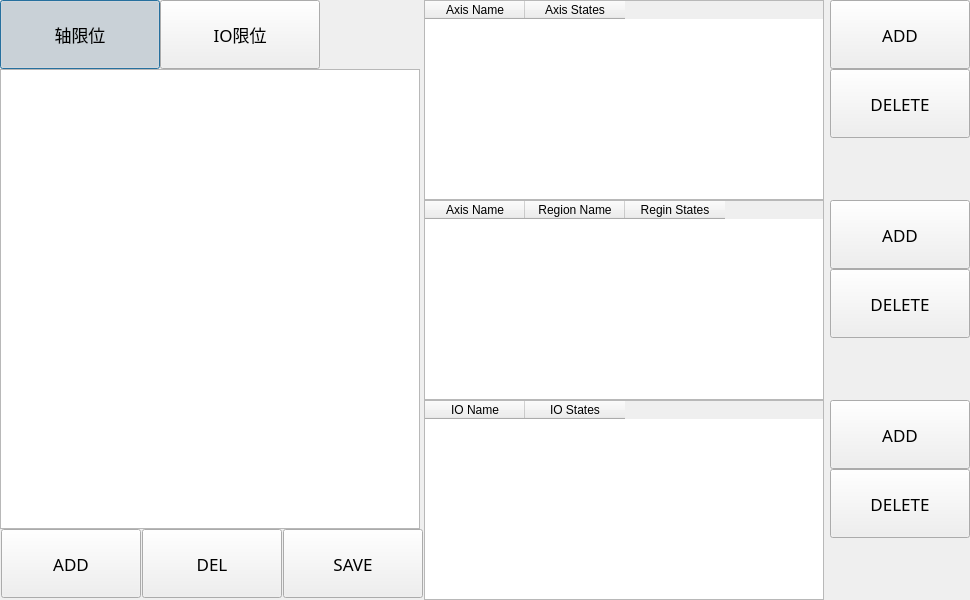
<?xml version="1.0" encoding="UTF-8"?>
<ui version="4.0">
 <class>limit_setting_viewClass</class>
 <widget class="QDialog" name="limit_setting_viewClass">
  <property name="geometry">
   <rect>
    <x>0</x>
    <y>0</y>
    <width>970</width>
    <height>600</height>
   </rect>
  </property>
  <property name="minimumSize">
   <size>
    <width>970</width>
    <height>600</height>
   </size>
  </property>
  <property name="maximumSize">
   <size>
    <width>976</width>
    <height>608</height>
   </size>
  </property>
  <property name="windowTitle">
   <string>probe_motion_limit_condition_view</string>
  </property>
  <layout class="QHBoxLayout" name="horizontalLayout_3">
   <property name="spacing">
    <number>0</number>
   </property>
   <property name="leftMargin">
    <number>0</number>
   </property>
   <property name="topMargin">
    <number>0</number>
   </property>
   <property name="rightMargin">
    <number>0</number>
   </property>
   <property name="bottomMargin">
    <number>0</number>
   </property>
   <item>
    <layout class="QVBoxLayout" name="verticalLayout">
     <property name="spacing">
      <number>0</number>
     </property>
     <item>
      <layout class="QHBoxLayout" name="horizontalLayout">
       <property name="spacing">
        <number>0</number>
       </property>
       <item>
        <widget class="QPushButton" name="button__axis_limit">
         <property name="sizePolicy">
          <sizepolicy hsizetype="Expanding" vsizetype="Fixed">
           <horstretch>0</horstretch>
           <verstretch>0</verstretch>
          </sizepolicy>
         </property>
         <property name="minimumSize">
          <size>
           <width>160</width>
           <height>69</height>
          </size>
         </property>
         <property name="maximumSize">
          <size>
           <width>160</width>
           <height>69</height>
          </size>
         </property>
         <property name="font">
          <font>
           <family>微软雅黑</family>
           <pointsize>13</pointsize>
          </font>
         </property>
         <property name="text">
          <string>轴限位</string>
         </property>
         <property name="checkable">
          <bool>true</bool>
         </property>
         <property name="checked">
          <bool>true</bool>
         </property>
        </widget>
       </item>
       <item>
        <widget class="QPushButton" name="button__io_limit">
         <property name="sizePolicy">
          <sizepolicy hsizetype="Expanding" vsizetype="Fixed">
           <horstretch>0</horstretch>
           <verstretch>0</verstretch>
          </sizepolicy>
         </property>
         <property name="minimumSize">
          <size>
           <width>160</width>
           <height>69</height>
          </size>
         </property>
         <property name="maximumSize">
          <size>
           <width>160</width>
           <height>69</height>
          </size>
         </property>
         <property name="font">
          <font>
           <family>微软雅黑</family>
           <pointsize>13</pointsize>
          </font>
         </property>
         <property name="text">
          <string>IO限位</string>
         </property>
         <property name="checkable">
          <bool>true</bool>
         </property>
        </widget>
       </item>
       <item>
        <spacer name="horizontalSpacer">
         <property name="orientation">
          <enum>Qt::Horizontal</enum>
         </property>
         <property name="sizeHint" stdset="0">
          <size>
           <width>40</width>
           <height>20</height>
          </size>
         </property>
        </spacer>
       </item>
      </layout>
     </item>
     <item>
      <widget class="QTableWidget" name="limit_list">
       <property name="minimumSize">
        <size>
         <width>420</width>
         <height>460</height>
        </size>
       </property>
       <property name="maximumSize">
        <size>
         <width>420</width>
         <height>460</height>
        </size>
       </property>
      </widget>
     </item>
     <item>
      <layout class="QHBoxLayout" name="horizontalLayout_2">
       <property name="spacing">
        <number>0</number>
       </property>
       <item>
        <widget class="QPushButton" name="button_add_limit_">
         <property name="sizePolicy">
          <sizepolicy hsizetype="Expanding" vsizetype="Fixed">
           <horstretch>0</horstretch>
           <verstretch>0</verstretch>
          </sizepolicy>
         </property>
         <property name="minimumSize">
          <size>
           <width>140</width>
           <height>69</height>
          </size>
         </property>
         <property name="maximumSize">
          <size>
           <width>140</width>
           <height>69</height>
          </size>
         </property>
         <property name="font">
          <font>
           <family>微软雅黑</family>
           <pointsize>13</pointsize>
          </font>
         </property>
         <property name="text">
          <string>ADD</string>
         </property>
         <property name="checkable">
          <bool>false</bool>
         </property>
        </widget>
       </item>
       <item>
        <widget class="QPushButton" name="button_del_limit_">
         <property name="sizePolicy">
          <sizepolicy hsizetype="Expanding" vsizetype="Fixed">
           <horstretch>0</horstretch>
           <verstretch>0</verstretch>
          </sizepolicy>
         </property>
         <property name="minimumSize">
          <size>
           <width>140</width>
           <height>69</height>
          </size>
         </property>
         <property name="maximumSize">
          <size>
           <width>140</width>
           <height>69</height>
          </size>
         </property>
         <property name="font">
          <font>
           <family>微软雅黑</family>
           <pointsize>13</pointsize>
          </font>
         </property>
         <property name="text">
          <string>DEL</string>
         </property>
         <property name="checkable">
          <bool>false</bool>
         </property>
        </widget>
       </item>
       <item>
        <widget class="QPushButton" name="button_save_limit_">
         <property name="sizePolicy">
          <sizepolicy hsizetype="Expanding" vsizetype="Fixed">
           <horstretch>0</horstretch>
           <verstretch>0</verstretch>
          </sizepolicy>
         </property>
         <property name="minimumSize">
          <size>
           <width>140</width>
           <height>69</height>
          </size>
         </property>
         <property name="maximumSize">
          <size>
           <width>140</width>
           <height>69</height>
          </size>
         </property>
         <property name="font">
          <font>
           <family>微软雅黑</family>
           <pointsize>13</pointsize>
          </font>
         </property>
         <property name="text">
          <string>SAVE</string>
         </property>
         <property name="checkable">
          <bool>false</bool>
         </property>
        </widget>
       </item>
      </layout>
     </item>
    </layout>
   </item>
   <item>
    <layout class="QVBoxLayout" name="verticalLayout_6">
     <property name="spacing">
      <number>0</number>
     </property>
     <item>
      <layout class="QHBoxLayout" name="horizontalLayout_4">
       <item>
        <widget class="QTableWidget" name="tableWidget_axis_states_">
         <property name="minimumSize">
          <size>
           <width>400</width>
           <height>200</height>
          </size>
         </property>
         <property name="maximumSize">
          <size>
           <width>400</width>
           <height>200</height>
          </size>
         </property>
         <attribute name="horizontalHeaderVisible">
          <bool>true</bool>
         </attribute>
         <attribute name="horizontalHeaderCascadingSectionResizes">
          <bool>true</bool>
         </attribute>
         <attribute name="horizontalHeaderDefaultSectionSize">
          <number>100</number>
         </attribute>
         <attribute name="verticalHeaderVisible">
          <bool>false</bool>
         </attribute>
         <attribute name="verticalHeaderMinimumSectionSize">
          <number>25</number>
         </attribute>
         <attribute name="verticalHeaderDefaultSectionSize">
          <number>30</number>
         </attribute>
         <column>
          <property name="text">
           <string>Axis Name</string>
          </property>
         </column>
         <column>
          <property name="text">
           <string>Axis States</string>
          </property>
         </column>
        </widget>
       </item>
       <item>
        <layout class="QVBoxLayout" name="verticalLayout_3">
         <property name="spacing">
          <number>0</number>
         </property>
         <item>
          <widget class="QPushButton" name="button_add_axis_states_">
           <property name="sizePolicy">
            <sizepolicy hsizetype="Expanding" vsizetype="Fixed">
             <horstretch>0</horstretch>
             <verstretch>0</verstretch>
            </sizepolicy>
           </property>
           <property name="minimumSize">
            <size>
             <width>140</width>
             <height>69</height>
            </size>
           </property>
           <property name="maximumSize">
            <size>
             <width>140</width>
             <height>69</height>
            </size>
           </property>
           <property name="font">
            <font>
             <family>微软雅黑</family>
             <pointsize>13</pointsize>
            </font>
           </property>
           <property name="text">
            <string>ADD</string>
           </property>
           <property name="checkable">
            <bool>false</bool>
           </property>
          </widget>
         </item>
         <item>
          <widget class="QPushButton" name="button_del_axis_states_">
           <property name="sizePolicy">
            <sizepolicy hsizetype="Expanding" vsizetype="Fixed">
             <horstretch>0</horstretch>
             <verstretch>0</verstretch>
            </sizepolicy>
           </property>
           <property name="minimumSize">
            <size>
             <width>140</width>
             <height>69</height>
            </size>
           </property>
           <property name="maximumSize">
            <size>
             <width>140</width>
             <height>69</height>
            </size>
           </property>
           <property name="font">
            <font>
             <family>微软雅黑</family>
             <pointsize>13</pointsize>
            </font>
           </property>
           <property name="text">
            <string>DELETE</string>
           </property>
           <property name="checkable">
            <bool>false</bool>
           </property>
          </widget>
         </item>
         <item>
          <spacer name="verticalSpacer_2">
           <property name="orientation">
            <enum>Qt::Vertical</enum>
           </property>
           <property name="sizeHint" stdset="0">
            <size>
             <width>20</width>
             <height>40</height>
            </size>
           </property>
          </spacer>
         </item>
        </layout>
       </item>
      </layout>
     </item>
     <item>
      <layout class="QHBoxLayout" name="horizontalLayout_6">
       <item>
        <widget class="QTableWidget" name="tableWidget_axis_region_states_">
         <property name="minimumSize">
          <size>
           <width>400</width>
           <height>200</height>
          </size>
         </property>
         <property name="maximumSize">
          <size>
           <width>400</width>
           <height>200</height>
          </size>
         </property>
         <attribute name="horizontalHeaderVisible">
          <bool>true</bool>
         </attribute>
         <attribute name="horizontalHeaderCascadingSectionResizes">
          <bool>true</bool>
         </attribute>
         <attribute name="horizontalHeaderDefaultSectionSize">
          <number>100</number>
         </attribute>
         <attribute name="verticalHeaderVisible">
          <bool>false</bool>
         </attribute>
         <attribute name="verticalHeaderMinimumSectionSize">
          <number>25</number>
         </attribute>
         <attribute name="verticalHeaderDefaultSectionSize">
          <number>30</number>
         </attribute>
         <column>
          <property name="text">
           <string>Axis Name</string>
          </property>
         </column>
         <column>
          <property name="text">
           <string>Region Name</string>
          </property>
         </column>
         <column>
          <property name="text">
           <string>Regin States</string>
          </property>
         </column>
        </widget>
       </item>
       <item>
        <layout class="QVBoxLayout" name="verticalLayout_4">
         <property name="spacing">
          <number>0</number>
         </property>
         <item>
          <widget class="QPushButton" name="button_add_axis_region_">
           <property name="sizePolicy">
            <sizepolicy hsizetype="Expanding" vsizetype="Fixed">
             <horstretch>0</horstretch>
             <verstretch>0</verstretch>
            </sizepolicy>
           </property>
           <property name="minimumSize">
            <size>
             <width>140</width>
             <height>69</height>
            </size>
           </property>
           <property name="maximumSize">
            <size>
             <width>140</width>
             <height>69</height>
            </size>
           </property>
           <property name="font">
            <font>
             <family>微软雅黑</family>
             <pointsize>13</pointsize>
            </font>
           </property>
           <property name="text">
            <string>ADD</string>
           </property>
           <property name="checkable">
            <bool>false</bool>
           </property>
          </widget>
         </item>
         <item>
          <widget class="QPushButton" name="button_del_axis_region_">
           <property name="sizePolicy">
            <sizepolicy hsizetype="Expanding" vsizetype="Fixed">
             <horstretch>0</horstretch>
             <verstretch>0</verstretch>
            </sizepolicy>
           </property>
           <property name="minimumSize">
            <size>
             <width>140</width>
             <height>69</height>
            </size>
           </property>
           <property name="maximumSize">
            <size>
             <width>140</width>
             <height>69</height>
            </size>
           </property>
           <property name="font">
            <font>
             <family>微软雅黑</family>
             <pointsize>13</pointsize>
            </font>
           </property>
           <property name="text">
            <string>DELETE</string>
           </property>
           <property name="checkable">
            <bool>false</bool>
           </property>
          </widget>
         </item>
         <item>
          <spacer name="verticalSpacer_3">
           <property name="orientation">
            <enum>Qt::Vertical</enum>
           </property>
           <property name="sizeHint" stdset="0">
            <size>
             <width>20</width>
             <height>40</height>
            </size>
           </property>
          </spacer>
         </item>
        </layout>
       </item>
      </layout>
     </item>
     <item>
      <layout class="QHBoxLayout" name="horizontalLayout_8">
       <item>
        <widget class="QTableWidget" name="tableWidget_io_states_">
         <property name="minimumSize">
          <size>
           <width>400</width>
           <height>200</height>
          </size>
         </property>
         <property name="maximumSize">
          <size>
           <width>400</width>
           <height>200</height>
          </size>
         </property>
         <attribute name="horizontalHeaderVisible">
          <bool>true</bool>
         </attribute>
         <attribute name="horizontalHeaderCascadingSectionResizes">
          <bool>true</bool>
         </attribute>
         <attribute name="horizontalHeaderDefaultSectionSize">
          <number>100</number>
         </attribute>
         <attribute name="verticalHeaderVisible">
          <bool>false</bool>
         </attribute>
         <attribute name="verticalHeaderMinimumSectionSize">
          <number>25</number>
         </attribute>
         <attribute name="verticalHeaderDefaultSectionSize">
          <number>30</number>
         </attribute>
         <column>
          <property name="text">
           <string>IO Name</string>
          </property>
         </column>
         <column>
          <property name="text">
           <string>IO States</string>
          </property>
         </column>
        </widget>
       </item>
       <item>
        <layout class="QVBoxLayout" name="verticalLayout_5">
         <property name="spacing">
          <number>0</number>
         </property>
         <item>
          <widget class="QPushButton" name="button_add_io_states_">
           <property name="sizePolicy">
            <sizepolicy hsizetype="Expanding" vsizetype="Fixed">
             <horstretch>0</horstretch>
             <verstretch>0</verstretch>
            </sizepolicy>
           </property>
           <property name="minimumSize">
            <size>
             <width>140</width>
             <height>69</height>
            </size>
           </property>
           <property name="maximumSize">
            <size>
             <width>140</width>
             <height>69</height>
            </size>
           </property>
           <property name="font">
            <font>
             <family>微软雅黑</family>
             <pointsize>13</pointsize>
            </font>
           </property>
           <property name="text">
            <string>ADD</string>
           </property>
           <property name="checkable">
            <bool>false</bool>
           </property>
          </widget>
         </item>
         <item>
          <widget class="QPushButton" name="button_del_io_states_">
           <property name="sizePolicy">
            <sizepolicy hsizetype="Expanding" vsizetype="Fixed">
             <horstretch>0</horstretch>
             <verstretch>0</verstretch>
            </sizepolicy>
           </property>
           <property name="minimumSize">
            <size>
             <width>140</width>
             <height>69</height>
            </size>
           </property>
           <property name="maximumSize">
            <size>
             <width>140</width>
             <height>69</height>
            </size>
           </property>
           <property name="font">
            <font>
             <family>微软雅黑</family>
             <pointsize>13</pointsize>
            </font>
           </property>
           <property name="text">
            <string>DELETE</string>
           </property>
           <property name="checkable">
            <bool>false</bool>
           </property>
          </widget>
         </item>
         <item>
          <spacer name="verticalSpacer_4">
           <property name="orientation">
            <enum>Qt::Vertical</enum>
           </property>
           <property name="sizeHint" stdset="0">
            <size>
             <width>20</width>
             <height>40</height>
            </size>
           </property>
          </spacer>
         </item>
        </layout>
       </item>
      </layout>
     </item>
    </layout>
   </item>
  </layout>
 </widget>
 <layoutdefault spacing="6" margin="11"/>
 <resources/>
 <connections/>
</ui>
